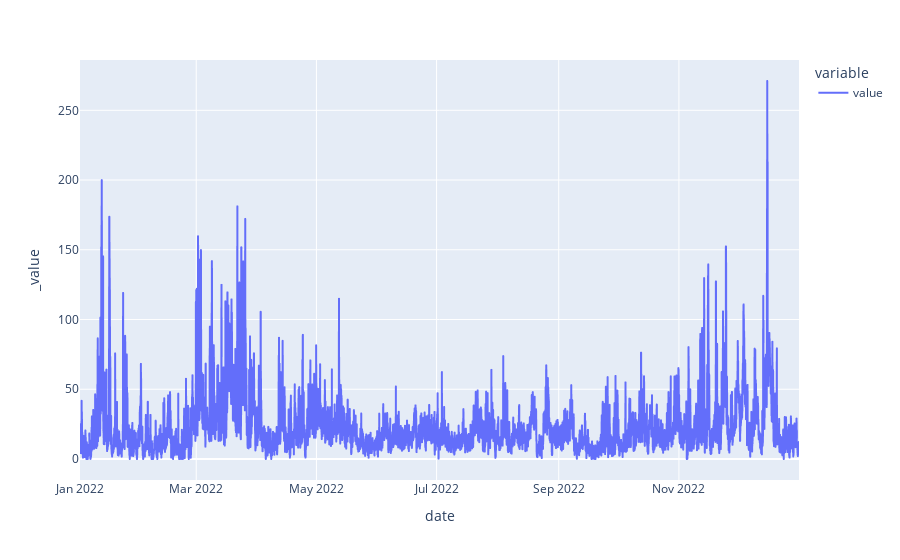

The notebook cell saved with this chart:
### Markdown cell above
Untersuchen der Daten im Hinblick nach jährlichen Zyklus

### Code cell
df.plot()

### Figure 1 — Plotly figure (JSON) as saved in the notebook; plotly's stock layout.template omitted (floating-point values rounded to 4 significant figures; data arrays with more than 128 entries replaced by an {"elided": "..."} marker saying what was removed)
{"data": [{"hovertemplate": "variable=value<br>date=%{x}<br>_value=%{y}<extra></extra>", "legendgroup": "value", "line": {"color": "#636efa", "dash": "solid"}, "marker": {"symbol": "circle"}, "mode": "lines", "name": "value", "showlegend": true, "type": "scattergl", "x": {"elided": "8702 str values"}, "xaxis": "x", "y": {"elided": "8702 float values"}, "yaxis": "y"}], "layout": {"legend": {"title": {"text": "variable"}, "tracegroupgap": 0}, "margin": {"t": 60}, "xaxis": {"anchor": "y", "domain": [0, 1], "title": {"text": "date"}}, "yaxis": {"anchor": "x", "domain": [0, 1], "title": {"text": "_value"}}}}
